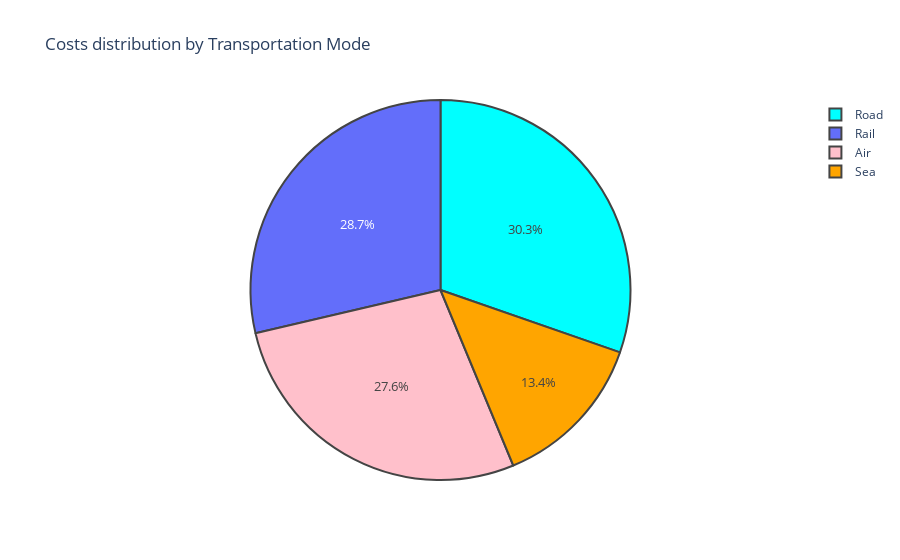

Source (notebook cell):
### Code cell
label = costs_by_transport_mode['Transportation modes']
count = costs_by_transport_mode['Costs']
color = ['pink','voilet','aqua', 'orange']

fig = go.Figure(go.Pie(labels=label, values=count))
fig.update_traces(marker_colors=color, marker_line_width=2, textfont_size=13, hoverinfo='label+value')
fig.update_layout(title='Costs distribution by Transportation Mode')
fig.show()

### Figure 1 — Plotly figure (JSON) as saved in the notebook; plotly's stock layout.template omitted (floating-point values rounded to 4 significant figures)
{"data": [{"hoverinfo": "label+value", "labels": ["Air", "Rail", "Road", "Sea"], "marker": {"colors": ["pink", "voilet", "aqua", "orange"], "line": {"width": 2}}, "textfont": {"size": 13}, "type": "pie", "values": [14600.0, 15170.0, 16050.0, 7103.0]}], "layout": {"title": {"text": "Costs distribution by Transportation Mode"}}}
